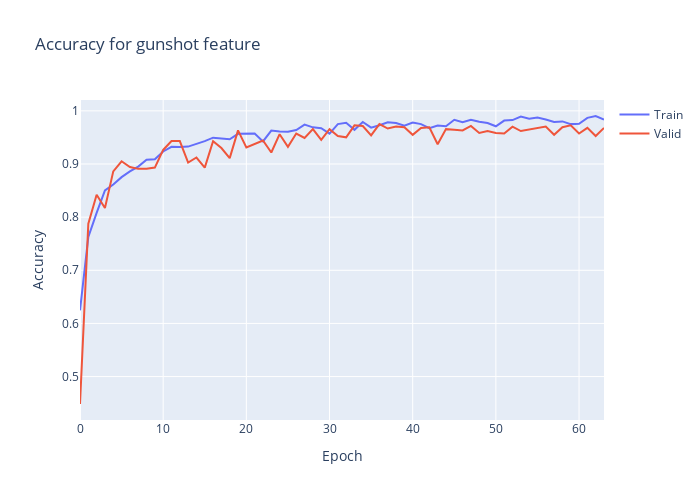

Here is the notebook cell this chart was saved with:
### Code cell
import plotly.graph_objects as go
plt.clf()
fig = go.Figure()
fig.add_trace(go.Scatter(
                    y=history.history['gunshot_output_accuracy'],
                    name='Train'))
fig.add_trace(go.Scatter(
                    y=history.history['val_gunshot_output_accuracy'],
                    name='Valid'))
fig.update_layout(height=500, 
                  width=700,
                  title='Accuracy for gunshot feature',
                  xaxis_title='Epoch',
                  yaxis_title='Accuracy')
fig.show()

### Figure 1 — Plotly figure (JSON) as saved in the notebook; plotly's stock layout.template omitted (floating-point values rounded to 4 significant figures)
{"data": [{"name": "Train", "type": "scatter", "y": [0.6247, 0.7627, 0.808, 0.8503, 0.8615, 0.8753, 0.8859, 0.8951, 0.9078, 0.9089, 0.9236, 0.9323, 0.9318, 0.9328, 0.9379, 0.943, 0.9496, 0.9481, 0.9465, 0.9567, 0.9567, 0.9572, 0.9425, 0.9628, 0.9613, 0.9608, 0.9638, 0.974, 0.9689, 0.9674, 0.9572, 0.9751, 0.9776, 0.9644, 0.9791, 0.9684, 0.973, 0.9786, 0.9771, 0.972, 0.9781, 0.9751, 0.9674, 0.9725, 0.971, 0.9832, 0.9786, 0.9832, 0.9796, 0.9771, 0.971, 0.9817, 0.9827, 0.9893, 0.9852, 0.9873, 0.9837, 0.9791, 0.9801, 0.9751, 0.9756, 0.9868, 0.9903, 0.9837]}, {"name": "Valid", "type": "scatter", "y": [0.4484, 0.7877, 0.8422, 0.8173, 0.8861, 0.9051, 0.8944, 0.8909, 0.8909, 0.8932, 0.9265, 0.9431, 0.9431, 0.9027, 0.9122, 0.8932, 0.9431, 0.93, 0.911, 0.9632, 0.9312, 0.9371, 0.9442, 0.9217, 0.9561, 0.9324, 0.9573, 0.949, 0.9656, 0.9454, 0.9656, 0.9526, 0.9502, 0.9727, 0.9715, 0.9537, 0.9751, 0.9668, 0.9703, 0.9692, 0.9549, 0.968, 0.9692, 0.9371, 0.9656, 0.9644, 0.9632, 0.9715, 0.9585, 0.962, 0.9585, 0.9573, 0.9703, 0.962, 0.9644, 0.9668, 0.9703, 0.9549, 0.9692, 0.9727, 0.9573, 0.968, 0.9526, 0.968]}], "layout": {"height": 500, "title": {"text": "Accuracy for gunshot feature"}, "width": 700, "xaxis": {"title": {"text": "Epoch"}}, "yaxis": {"title": {"text": "Accuracy"}}}}
